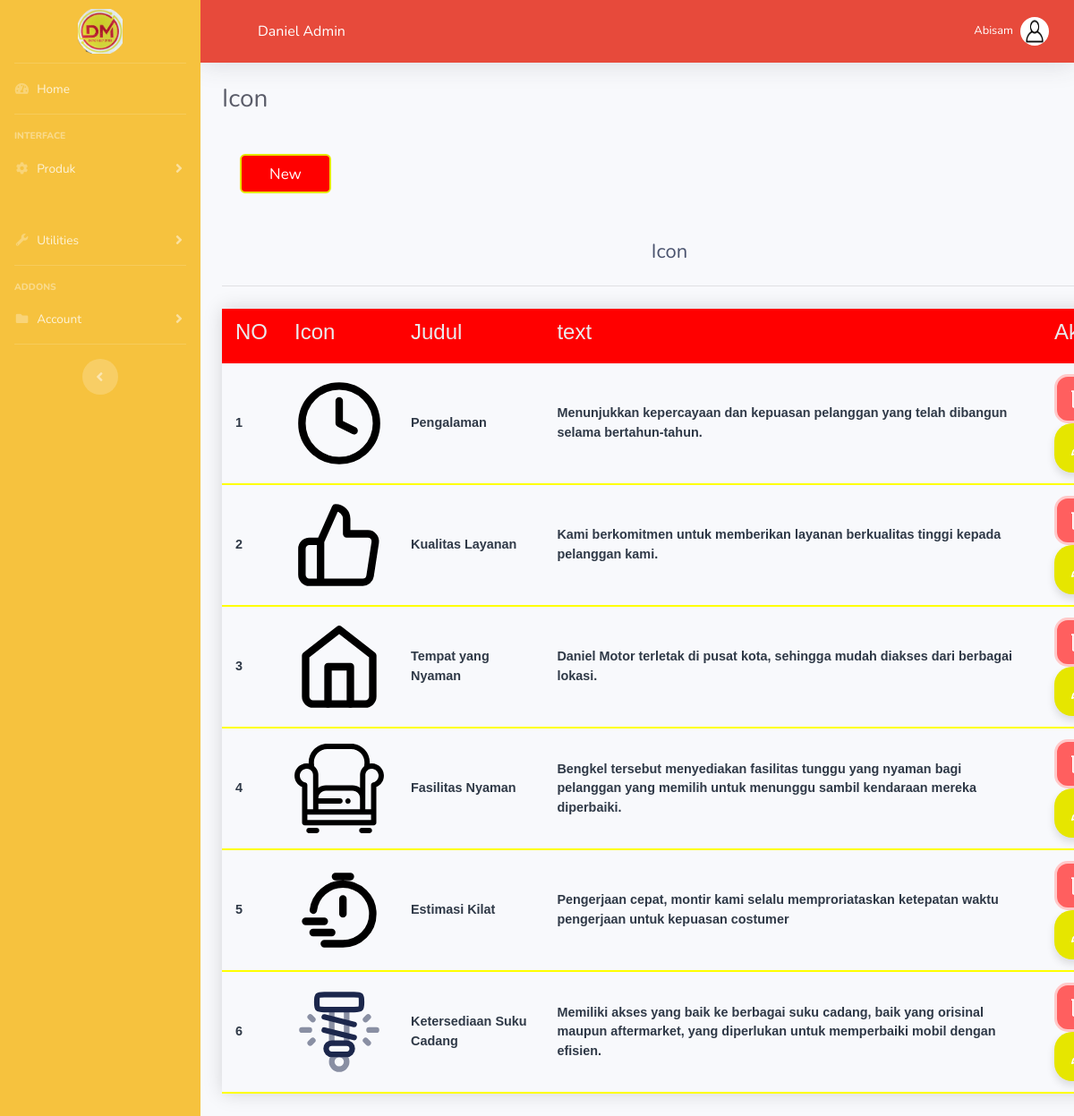
The app's page /adminDM/icon.php (signed in) with its own data.
### tables this page shows
CREATE TABLE `tblwhy` (
  `id` int(10) NOT NULL,
  `icon` varchar(100) NOT NULL,
  `judul` varchar(100) NOT NULL,
  `why` text NOT NULL
);

### adminDM/icon.php (the view, shortened to what this page needs)
<!DOCTYPE html>
<html lang="en">
<head>
    <link href="vendor/fontawesome-free/css/all.min.css" rel="stylesheet" type="text/css">
    <link href="css/sb-admin-2.min.css" rel="stylesheet">
</head>
<body id="page-top">
    <div id="wrapper">
         <ul class="navbar-nav bg-warning sidebar sidebar-dark accordion" id="accordionSidebar">
            <a class="sidebar-brand d-flex align-items-center justify-content-center" href="index.html">
                <div class="sidebar-brand-icon">
                <img width="50px;" height="50px;" src="/bengkel/logodanielmotor.jpg" />
                </div>
            </a>
            <hr class="sidebar-divider my-0">
            <li class="nav-item">
                <a class="nav-link" href="home.php">
                    <i class="fas fa-fw fa-tachometer-alt"></i>
                    <span>Home</span></a>
            </li>
            <hr class="sidebar-divider">
            <div class="sidebar-heading">
                Interface
            </div>
             <li class="nav-item">
            <a class="nav-link collapsed" href="#" data-toggle="collapse" data-target="#collapseTwo"
                aria-expanded="true" aria-controls="collapseTwo">
                <i class="fas fa-fw fa-cog"></i>
                <span>Produk</span>
            </a>
        </li>
            <li class="nav-item">
                <a class="nav-link collapsed" href="#" data-toggle="collapse" data-target="#collapseUtilities"
                    aria-expanded="true" aria-controls="collapseUtilities">
                    <i class="fas fa-fw fa-wrench"></i>
                    <span>Utilities</span>
                </a>
            </li>
            <hr class="sidebar-divider">
            <div class="sidebar-heading">
                Addons
            </div>
            <li class="nav-item">
                <a class="nav-link collapsed" href="#" data-toggle="collapse" data-target="#collapsePages"
                    aria-expanded="true" aria-controls="collapsePages">
                    <i class="fas fa-fw fa-folder"></i>
                    <span>Account</span>
                </a>
            </li>
            <hr class="sidebar-divider d-none d-md-block">
            <div class="text-center d-none d-md-inline">
                <button class="rounded-circle border-0" id="sidebarToggle"></button>
            </div>
        </ul>
        <div id="content-wrapper" class="d-flex flex-column">
            <div id="content">
                <nav class="navbar navbar-expand navbar-light bg-danger topbar mb-4 static-top shadow">
                    <div class="sidebar-brand-text mx-5 text-white">Daniel Admin</div>
                    <ul class="navbar-nav ml-auto bg-danger">
                        <li class="nav-item dropdown no-arrow">
                            <a class="nav-link dropdown-toggle" href="#" id="userDropdown" role="button"
                                data-toggle="dropdown" aria-haspopup="true" aria-expanded="false">
                                <span class="mr-2 d-none d-lg-inline text-white small"> <?=$_SESSION['name']?></span>
                                <img class="img-profile rounded-circle"
                                    src="/bengkel/person.jpg">
                            </a>
                        </li>
                    </ul>
                </nav>
                <div class="container-fluid">
                    <h1 class="h3 mb-4 text-gray-800">Icon</h1>
                    <a class="bttn" href="tambahicon.php" style="color: white;">New</a>
                        <link href="css/produk.css" rel="stylesheet">
                        <link rel="stylesheet" href="css/button1.css">
        <center>
        <div class="content">
        <h2>Icon</h2>
        <table class="styled-table">
        <thead>
            <tr>
                <th><h4>NO</h4></th>
                <th><h4>Icon</h4></th>
                <th><h4>Judul</h4></th>
                <th><h4>text</h4></th>
                <th colspan="2"><h4>Aksi</h4></th>
            </tr>
        </thead>
    <?php include "koneksi.php";
       $sql="SELECT * FROM tblwhy";
       $query=mysqli_query($conn,$sql);
       if (mysqli_num_rows($query) > 0) {
         while($row=mysqli_fetch_array($query)){
    ?>
        <tbody>
         <tr class="active-row">
            <td><?php echo $row["id"];?></td>
            <td><img style="border-radius:15px" src="/bengkel/gambar/<?php echo $row["icon"];?>"></td>
            <td><?php echo $row["judul"];?></td>
            <td><?php echo $row["why"];?></td>
            <td colspan="2">
        <a href="hapusicon.php?id=<?php echo $row["id"];?>" onclick="return confirm('Are you sure you want to delete this item?');">
            <button class="bin-button">
  <svg
    class="bin-top"
    viewBox="0 0 39 7"
    fill="none"
    xmlns="http://www.w3.org/2000/svg"
  >
    <line y1="5" x2="39" y2="5" stroke="white" stroke-width="4"></line>
    <line
      x1="12"
      y1="1.5"
      x2="26.0357"
      y2="1.5"
      stroke="white"
      stroke-width="3"
    ></line>
  </svg>
</button>
        </a>
        <a href="editicon.php?id=<?php echo $row["id"];?>">
            <button class="editBtn">
</button>
 </a>
    </td>
    </tr>
        </tbody>
         <?php
            }
        }
        ?>
         </center>
    </div>
        </div>
    </div>
</body>
</html>

### adminDM/css/produk.css (style rules this page uses)
.styled-table { border-collapse: collapse; margin: 25px 0; font-size: 0.9em; font-family: sans-serif; min-width: 450px; box-shadow: 0 0 20px rgba(0, 0, 0, 0.15); }
.styled-table thead tr { background-color: red; color: #ffffff; text-align: left; }
.styled-table th, .styled-table td { padding: 12px 15px; }
.styled-table th { color: #eaebed; }
.styled-table tbody tr { border-bottom: 1px solid #dddddd; }
.styled-table tbody tr:last-of-type { border-bottom: 2px solid hsl(60, 100%, 50%); }
.styled-table tbody tr.active-row { font-weight: bold; color: #2f3947; }
.content { width: 1000px; margin: 0 auto; }
.content h2 { margin: 0; padding: 25px 0; font-size: 22px; border-bottom: 1px solid #e0e0e3; color: #4a536e; }

### adminDM/css/button1.css (style rules this page uses)
.bin-button { display: flex; flex-direction: column; align-items: center; justify-content: center; width: 55px; height: 55px; border-radius: 15px; background-color: rgb(255, 95, 95); cursor: pointer; border: 3px solid rgb(255, 201, 201); transition-duration: 0.3s; }
.bin-bottom { width: 15px; }
.bin-top { width: 17px; transform-origin: right; transition-duration: 0.3s; }
.editBtn { width: 55px; height: 55px; border-radius: 20px; border: none; background-color: #e6e600; display: flex; align-items: center; justify-content: center; box-shadow: 0px 5px 10px rgba(0, 0, 0, 0.123); cursor: pointer; position: relative; overflow: hidden; transition: all 0.3s; }
.editBtn::before { content: ""; width: 200%; height: 200%; background-color:rgb(255, 95, 95); position: absolute; z-index: 1; transform: scale(0); transition: all 0.3s; border-radius: 50%; filter: blur(10px); }
.editBtn svg { height: 17px; fill: white; z-index: 3; transition: all 0.2s; transform-origin: bottom; }
.editBtn::after { content: ""; width: 25px; height: 1.5px; position: absolute; bottom: 19px; left: -5px; background-color: white; border-radius: 2px; z-index: 2; transform: scaleX(0); transform-origin: left; transition: transform 0.5s ease-out; }
.bttn { --color: #e6e600; text-align: center; text-decoration: none; color: white; background-color: red; font-family: inherit; display: inline-block; width: 6em; height: 2.6em; line-height: 2.5em; overflow: hidden; cursor: pointer; margin: 20px; font-size: 17px; z-index: 1; color: var(--color); border: 2px solid var(--color); border-radius: 6px; position: relative; }
.bttn::before { color: white; text-align: center; text-decoration: none; position: absolute; background-color: red; content: ""; background: var(--color); width: 150px; height: 200px; z-index: -1; border-radius: 50%; }
.bttn:before { top: 100%; left: 100%; transition: 0.3s all; }

### records on screen
tblwhy: id "1", icon (picture), judul "Pengalaman", why "Menunjukkan kepercayaan dan kepuasan pelanggan yang telah dibangun selama bertahun-tahun."
tblwhy: id "2", icon (picture), judul "Kualitas Layanan", why "Kami berkomitmen untuk memberikan layanan berkualitas tinggi kepada pelanggan kami."
tblwhy: id "3", icon (picture), judul "Tempat yang Nyaman", why "Daniel Motor terletak di pusat kota, sehingga mudah diakses dari berbagai lokasi."
tblwhy: id "4", icon (picture), judul "Fasilitas Nyaman", why "Bengkel tersebut menyediakan fasilitas tunggu yang nyaman bagi pelanggan yang memilih untuk menunggu sambil kendaraan mereka diperbaiki."
tblwhy: id "5", icon (picture), judul "Estimasi Kilat", why "Pengerjaan cepat, montir kami selalu memproriataskan ketepatan waktu pengerjaan untuk kepuasan costumer"
tblwhy: id "6", icon (picture), judul "Ketersediaan Suku Cadang", why "Memiliki akses yang baik ke berbagai suku cadang, baik yang orisinal maupun aftermarket, yang diperlukan untuk memperbaiki mobil dengan efisien."

### other values on screen
$_SESSION['name'] "Abisam"
